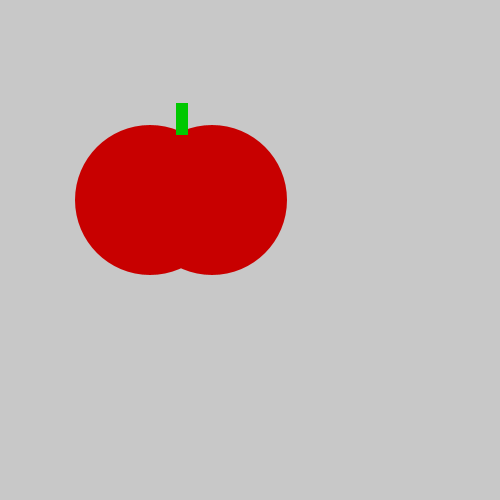
Frame 1 (no input)
Frame 60 (the mouse pressed at the canvas centre just before this capture): identical to frame 1, image omitted
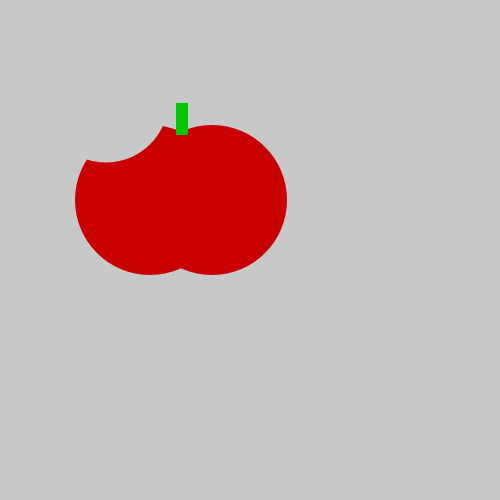
Frame 120 (the mouse held since frame 60 and released just before this capture)

The Processing sketch that drew these frames (run headless with seeded random() and noise(); from frame 60 on, the mouse is pressed at the canvas centre):

// Processing sketch: Tasty_Tomato
// ── Tasty_Tomato.pde
void setup() {
  size(500,500);
}
void draw() {
  background(200,200,200);
  noStroke();
  fill(200,0,0);
  ellipse(150,200,150,150);
  ellipse(212,200,150,150);
  fill(0,200,0);
  rect(176,103,12,32);
  if(mousePressed){
    fill(200,200,200);
    ellipse(106,100,125,125);
}
}
